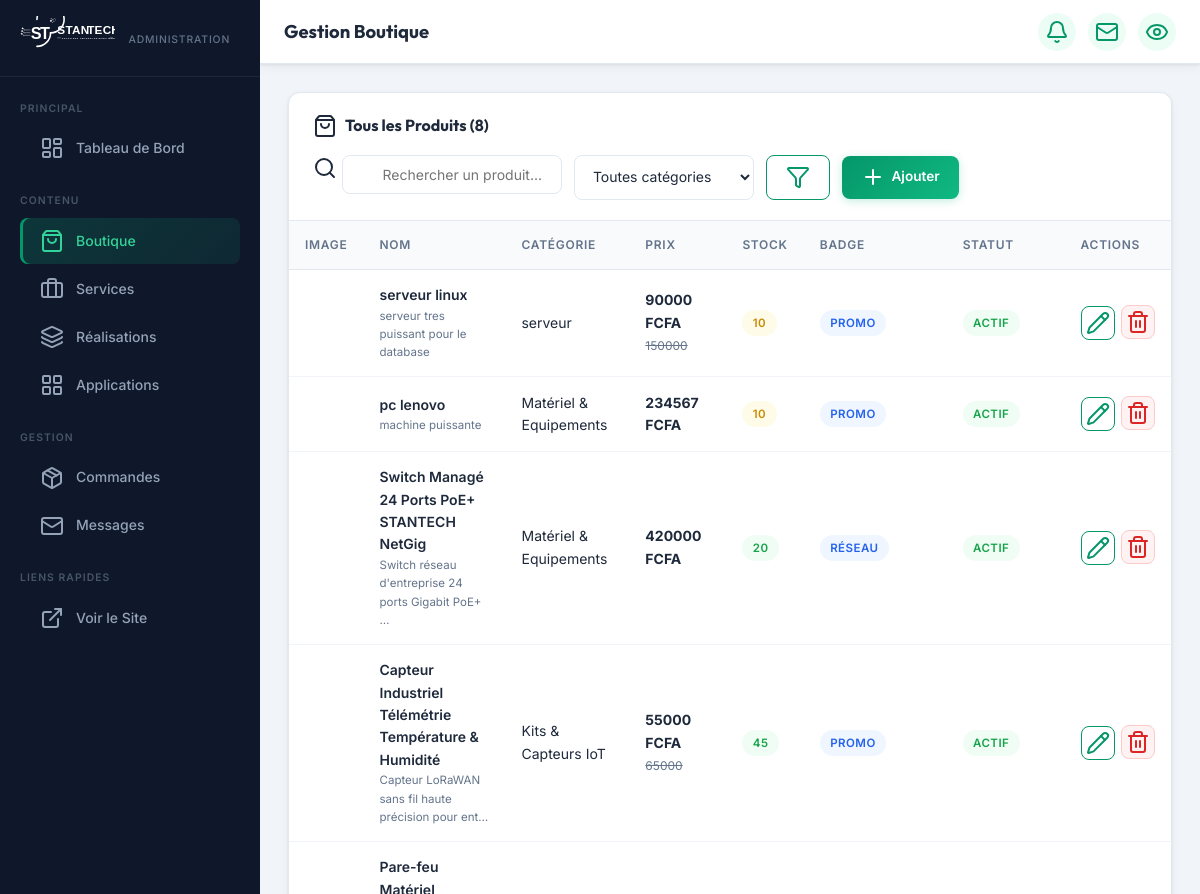
The app's page /dashboard/produits/ (signed in, upper part), older data.
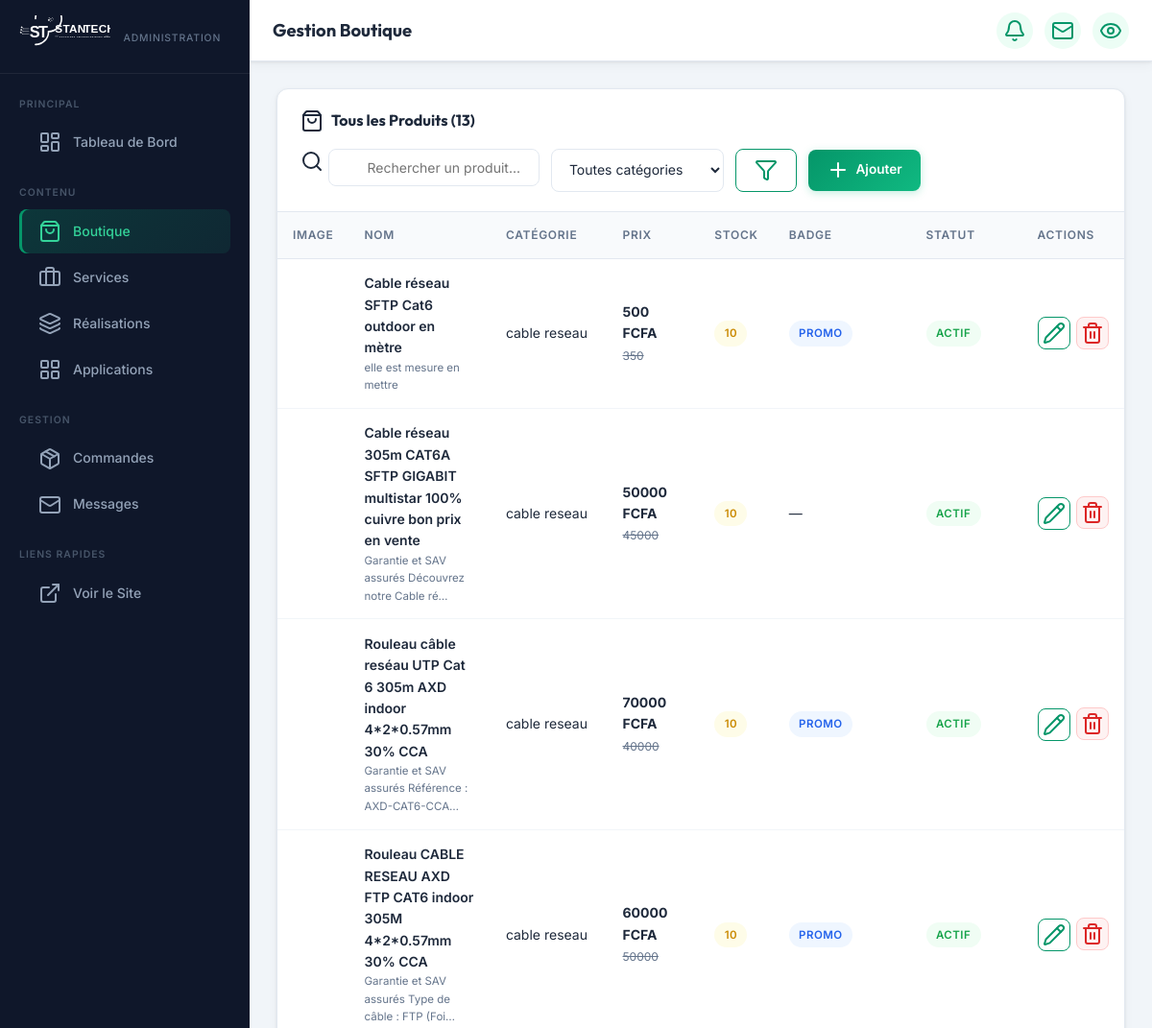
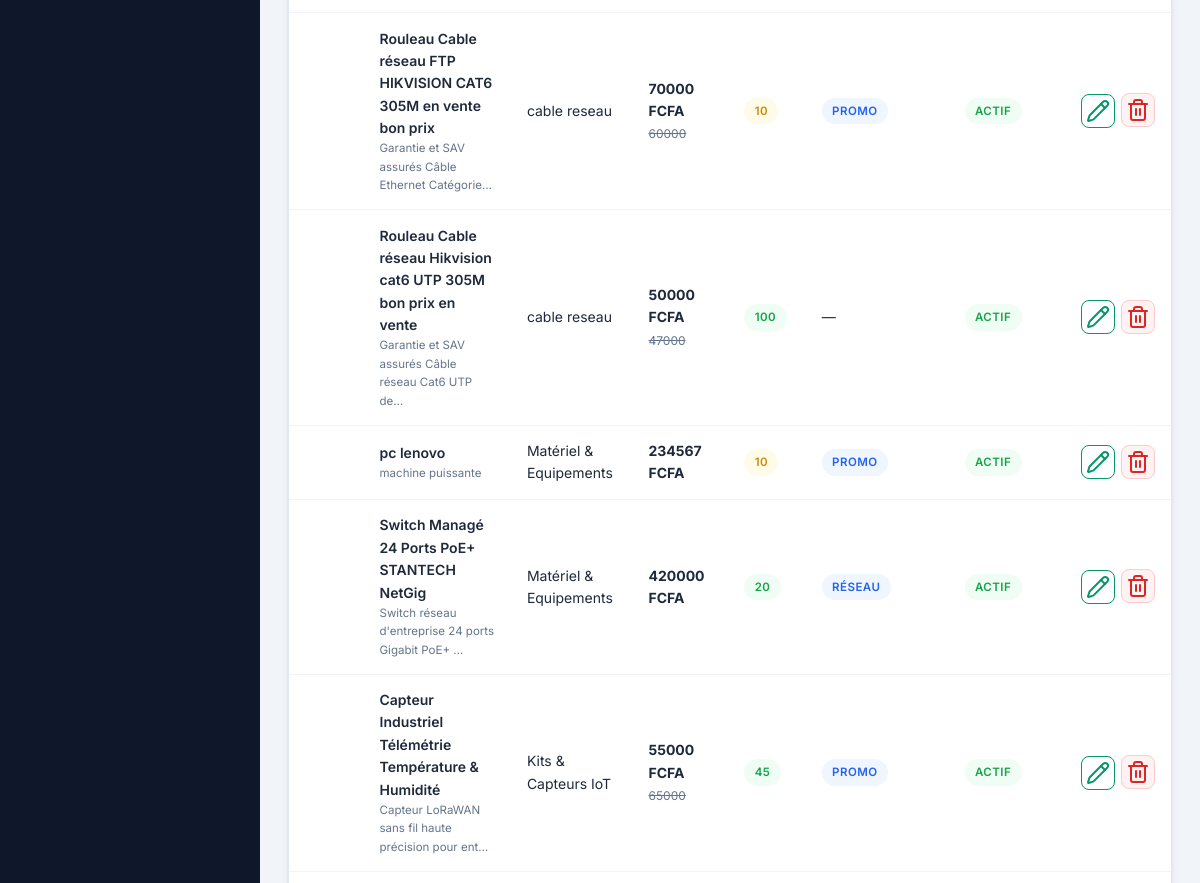
The same page, newer data (2 pictures, top to bottom).
### core/models.py (models this page shows, shortened)
class Product(models.Model):
    name = models.CharField(max_length=200, verbose_name="Nom du produit")
    slug = models.SlugField(unique=True, blank=True, verbose_name="Slug (URL)")
    category = models.ForeignKey(Category, on_delete=models.SET_NULL, null=True, blank=True, limit_choices_to={'type': 'product'}, verbose_name="Catégorie")
    price = models.DecimalField(max_digits=10, decimal_places=2, verbose_name="Prix (FCFA / EUR)")
    discount_price = models.DecimalField(max_digits=10, decimal_places=2, null=True, blank=True, verbose_name="Prix réduit (Optionnel)")
    short_description = models.TextField(verbose_name="Courte description")
    full_description = models.TextField(blank=True, verbose_name="Description complète & Spécifications")
    stock = models.IntegerField(default=10, verbose_name="Quantité en stock")
    badge = models.CharField(max_length=50, blank=True, help_text="ex: Nouveau, Promo, Top Ventes, Recommandé", verbose_name="Badge / Label")
    rating = models.DecimalField(max_digits=3, decimal_places=1, default=5.0, verbose_name="Note sur 5")
    reviews_count = models.IntegerField(default=12, verbose_name="Nombre d'avis")
    image_url = models.CharField(max_length=500, blank=True, verbose_name="URL de l'image du produit")
    specs = models.TextField(blank=True, help_text="Spécifications (ex: Garantie: 2 ans\\nMarque: STANTECH)", verbose_name="Fiche technique (Clé: Valeur par ligne)")
    is_featured = models.BooleanField(default=False, verbose_name="Produit Vedette (En avant)")
    is_active = models.BooleanField(default=True, verbose_name="En vente / Actif")
    created_at = models.DateTimeField(auto_now_add=True, verbose_name="Date d'ajout")
    class Meta:
        verbose_name = "Produit (Boutique)"
        verbose_name_plural = "Produits (Boutique)"
        ordering = ['-created_at']
    @property
    def current_price(self):
        return self.discount_price if self.discount_price and self.discount_price > 0 else self.price

class Category(models.Model):
    CATEGORY_TYPES = [
        ('product', 'Boutique (Produits)'),
        ('service', 'Services Entreprise'),
        ('realization', 'Réalisations & Projets'),
        ('application', 'Applications & SaaS'),
    ]
    name = models.CharField(max_length=100, verbose_name="Nom de la catégorie")
    slug = models.SlugField(unique=True, blank=True, verbose_name="Slug (URL)")
    type = models.CharField(max_length=20, choices=CATEGORY_TYPES, default='product', verbose_name="Type de contenu")
    description = models.TextField(blank=True, verbose_name="Description")
    icon = models.CharField(max_length=50, blank=True, default="folder", help_text="Nom de l'icône Lucide (ex: cpu, shield, server, shopping-bag)")
    class Meta:
        verbose_name = "Catégorie"
        verbose_name_plural = "Catégories"
        ordering = ['type', 'name']

### core/admin_views.py (the view)
# urls.py: path('dashboard/produits/', admin_views.dashboard_products, name='dashboard_products'),
@login_required(login_url='/dashboard/login/')
@user_passes_test(is_superuser, login_url='/dashboard/login/')
def dashboard_products(request):
    search = request.GET.get('q', '')
    category_filter = request.GET.get('cat', '')
    products = Product.objects.select_related('category').all()
    if search:
        products = products.filter(Q(name__icontains=search) | Q(short_description__icontains=search))
    if category_filter:
        products = products.filter(category__slug=category_filter)
    categories = Category.objects.filter(type='product')
    context = {
        'products': products,
        'categories': categories,
        'search': search,
        'category_filter': category_filter,
        'page_title': 'Gestion Boutique',
    }
    return render(request, 'admin_custom/products.html', context)

### core/admin_views.py (called while the page is built)
def is_superuser(user):
    return user.is_authenticated and user.is_superuser

### core/context_processors.py (called while the page is built, shortened)
def cart_context(request):
    cart = request.session.get('cart', {})
    if not isinstance(cart, dict):
        cart = {}
    total_items = 0
    total_price = 0.0
    return {
        'cart_count': total_items,
        'cart_total': total_price,
        'cart_items': cart,
    }

### templates/admin_custom/products.html (shortened to what this page needs)
{% extends 'admin_custom/base.html' %}
{% block content %}
<div class="table-card">
  <div class="table-header">
    <h3><i data-lucide="shopping-bag"></i> Tous les Produits ({{ products.count }})</h3>
    <div class="table-actions">
      <form method="get" style="display:flex;gap:0.75rem;flex-wrap:wrap;">
        <div class="search-group">
          <i data-lucide="search"></i>
          <input type="text" name="q" value="{{ search }}" placeholder="Rechercher un produit..." class="form-control" style="width:220px;">
        </div>
        <select name="cat" class="form-control" style="width:180px;" onchange="this.form.submit()">
          <option value="">Toutes catégories</option>
        </select>
        <button type="submit" class="btn btn-outline"><i data-lucide="filter"></i></button>
      </form>
      <a href="{% url 'dashboard_product_add' %}" class="btn btn-primary"><i data-lucide="plus"></i> Ajouter</a>
    </div>
  </div>
  {% if products %}
  <div class="table-responsive">
    <table>
      <thead><tr>
        <th>Image</th>
        <th>Nom</th>
        <th>Catégorie</th>
        <th>Prix</th>
        <th>Stock</th>
        <th>Badge</th>
        <th>Statut</th>
        <th>Actions</th>
      </tr></thead>
      <tbody>
        {% for p in products %}
        <tr>
          <td>
          </td>
          <td>
            <div style="font-weight:600;">{{ p.name }}</div>
            <div style="font-size:0.72rem;color:var(--text-muted);">{{ p.short_description|truncatechars:50 }}</div>
          </td>
          <td>{{ p.category.name|default:"—" }}</td>
          <td>
            <strong>{{ p.current_price|floatformat:0 }} FCFA</strong>
            {% if p.discount_price %}<br><s style="font-size:0.75rem;color:var(--text-muted);">{{ p.price|floatformat:0 }}</s>{% endif %}
          </td>
          <td>
            {% if p.stock <= 3 %}
              <span class="badge badge-red">{{ p.stock }}</span>
            {% elif p.stock <= 10 %}
              <span class="badge badge-yellow">{{ p.stock }}</span>
            {% else %}
              <span class="badge badge-green">{{ p.stock }}</span>
            {% endif %}
          </td>
          <td>{% if p.badge %}<span class="badge badge-blue">{{ p.badge }}</span>{% else %}—{% endif %}</td>
          <td>
            {% if p.is_active %}<span class="badge badge-green">Actif</span>{% else %}<span class="badge badge-red">Inactif</span>{% endif %}
          </td>
          <td>
            <div class="action-cell">
              <a href="{% url 'dashboard_product_edit' p.pk %}" class="btn btn-outline btn-sm btn-icon" title="Modifier">
                <i data-lucide="pencil"></i>
              </a>
              <form method="post" action="{% url 'dashboard_product_delete' p.pk %}" onsubmit="return confirm('Supprimer « {{ p.name }} » ?')">
                <button type="submit" class="btn btn-danger btn-sm btn-icon" title="Supprimer">
                  <i data-lucide="trash-2"></i>
                </button>
              </form>
            </div>
          </td>
        </tr>
        {% endfor %}
      </tbody>
    </table>
  </div>
  {% endif %}
</div>
{% endblock %}

Row changes from the older to the newer data that the page shows:
removed Product: name "serveur linux", short_description "serveur tres puissant pour le database", category.name "serveur", current_price "90000", price "150000", stock "10", badge "PROMO", is_active "ACTIF"
added Product: name "Cable réseau SFTP Cat6 outdoor en mètre", short_description "elle est mesure en mettre", category.name "cable reseau", current_price "500", price "350", stock "10", badge "PROMO", is_active "ACTIF"
added Product: name "Cable réseau 305m CAT6A SFTP GIGABIT multistar 100% cuivre bon prix en vente", short_description "Garantie et SAV assurés Découvrez notre Cable ré…", category.name "cable reseau", current_price "50000", price "45000", stock "10", is_active "ACTIF"
added Product: name "Rouleau câble reséau UTP Cat 6 305m AXD indoor 4*2*0.57mm 30% CCA", short_description "Garantie et SAV assurés Référence : AXD-CAT6-CCA…", category.name "cable reseau", current_price "70000", price "40000", stock "10", badge "PROMO", is_active "ACTIF"
added Product: name "Rouleau CABLE RESEAU AXD FTP CAT6 indoor 305M 4*2*0.57mm 30% CCA", short_description "Garantie et SAV assurés Type de câble : FTP (Foi…", category.name "cable reseau", current_price "60000", price "50000", stock "10", badge "PROMO", is_active "ACTIF"
added Product: name "Rouleau Cable réseau FTP HIKVISION CAT6 305M en vente bon prix", short_description "Garantie et SAV assurés Câble Ethernet Catégorie…", category.name "cable reseau", current_price "70000", price "60000", stock "10", badge "PROMO", is_active "ACTIF"
added Product: name "Rouleau Cable réseau Hikvision cat6 UTP 305M bon prix en vente", short_description "Garantie et SAV assurés Câble réseau Cat6 UTP de…", category.name "cable reseau", current_price "50000", price "47000", stock "100", is_active "ACTIF"
Text that changed along with them:
{{ products.count }}: "8" → "13"
